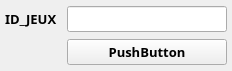
     <widget class="QWidget" name="scrollAreaWidgetContents_9">
      <property name="geometry">
       <rect>
        <x>0</x>
        <y>0</y>
        <width>232</width>
        <height>71</height>
       </rect>
      </property>
      <layout class="QGridLayout" name="gridLayout_9">
       <property name="leftMargin">
        <number>5</number>
       </property>
       <property name="topMargin">
        <number>5</number>
       </property>
       <property name="rightMargin">
        <number>5</number>
       </property>
       <property name="bottomMargin">
        <number>5</number>
       </property>
       <property name="horizontalSpacing">
        <number>10</number>
       </property>
       <item row="3" column="4">
        <widget class="QPushButton" name="pushButton_14">
         <property name="font">
          <font>
           <family>Rockwell Extra Bold</family>
           <pointsize>10</pointsize>
           <weight>75</weight>
           <bold>true</bold>
          </font>
         </property>
         <property name="text">
          <string>PushButton</string>
         </property>
        </widget>
       </item>
       <item row="2" column="4">
        <widget class="QLineEdit" name="lineEdit_13">
         <property name="font">
          <font>
           <family>Rockwell Extra Bold</family>
           <pointsize>10</pointsize>
           <weight>75</weight>
           <bold>true</bold>
          </font>
         </property>
        </widget>
       </item>
       <item row="2" column="0">
        <widget class="QLabel" name="label_8">
         <property name="font">
          <font>
           <family>Rockwell Extra Bold</family>
           <pointsize>10</pointsize>
           <weight>75</weight>
           <bold>true</bold>
          </font>
         </property>
         <property name="text">
          <string>ID_JEUX</string>
         </property>
        </widget>
       </item>
      </layout>
     </widget>
